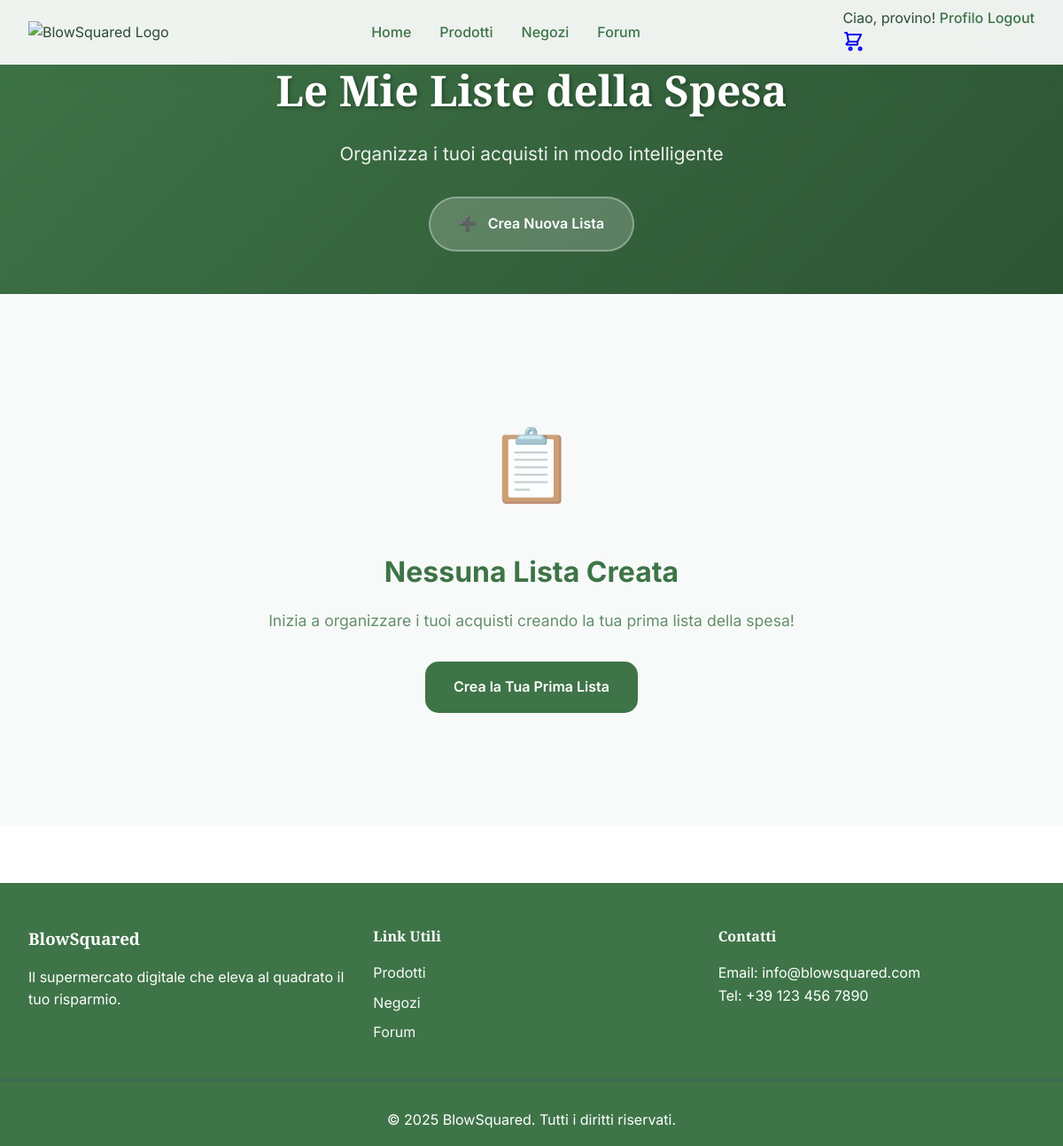
/utenti/liste-spesa/ (signed in), run on an earlier commit of the app's database.
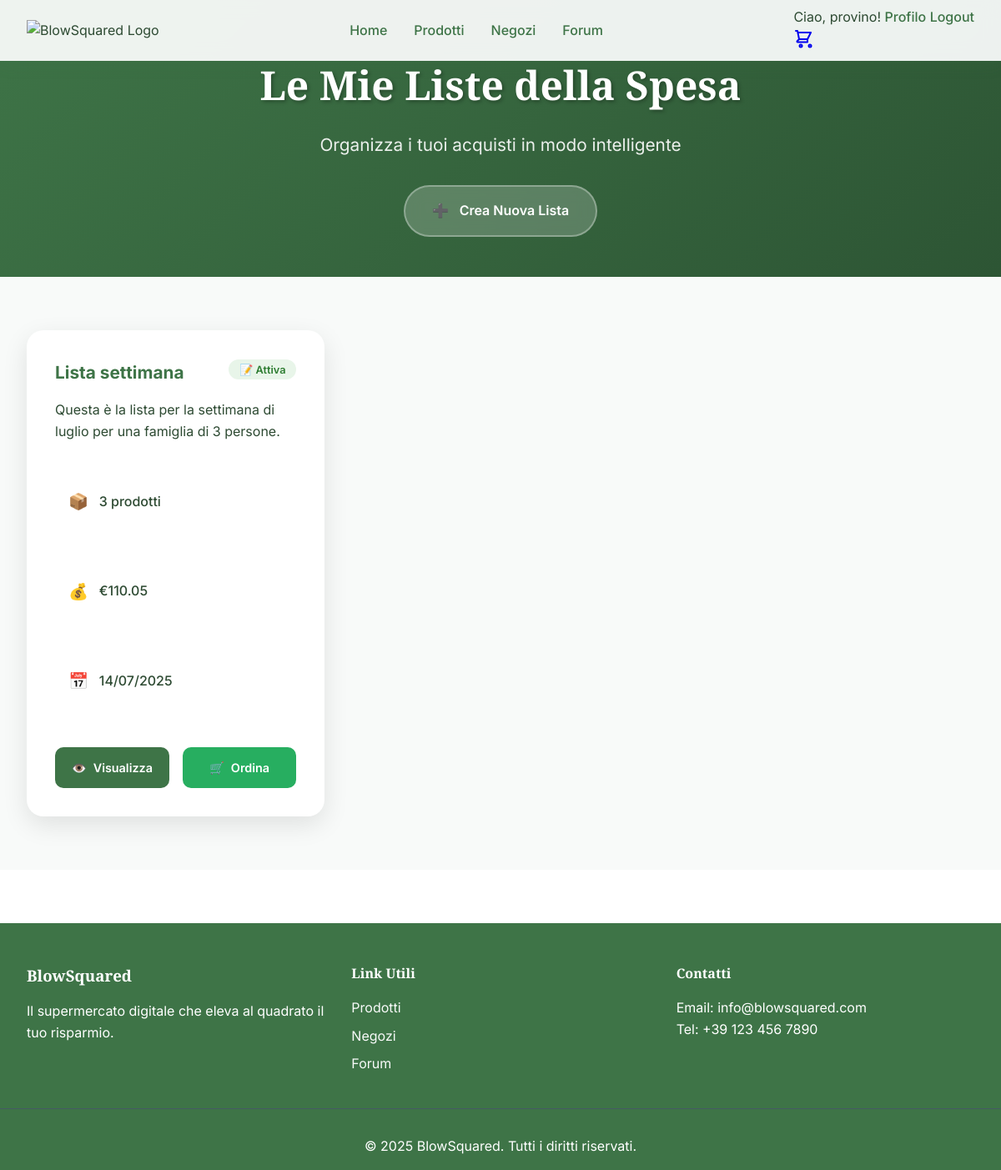
And on a later commit of the database.
### utenti/models.py (models this page shows, shortened)
class ListaSpesa(models.Model):
    nome = models.CharField(
        max_length=100,
        help_text="Nome della lista (es: 'Spesa settimanale', 'Cena romantica')"
    )
    utente = models.ForeignKey(
        User,
        on_delete=models.CASCADE,
        related_name='liste_spesa',
        help_text="Utente proprietario della lista"
    )
    descrizione = models.TextField(
        blank=True,
        null=True,
        help_text="Descrizione opzionale della lista"
    )
    data_creazione = models.DateTimeField(
        auto_now_add=True,
        help_text="Data di creazione della lista"
    )
    data_modifica = models.DateTimeField(
        auto_now=True,
        help_text="Data dell'ultima modifica"
    )
    completata = models.BooleanField(
        default=False,
        help_text="Indica se la lista è stata completata/acquistata"
    )
    condivisa = models.BooleanField(
        default=False,
        help_text="Indica se la lista può essere condivisa con altri utenti"
    )
    class Meta:
        verbose_name = "Lista della Spesa"
        verbose_name_plural = "Liste della Spesa"
        ordering = ['-data_modifica', '-data_creazione']
    @property
    def numero_prodotti(self):
        return self.elementi.count()
    @property
    def prezzo_stimato(self):
        totale = 0
        for elemento in self.elementi.all():
            prezzo_prodotto = elemento.prodotto.prezzo
            if elemento.prodotto.sconto > 0:
                prezzo_prodotto = prezzo_prodotto * (100 - elemento.prodotto.sconto) / 100
            totale += prezzo_prodotto * elemento.quantita
        return totale

class ElementoLista(models.Model):
    lista = models.ForeignKey(
        ListaSpesa,
        on_delete=models.CASCADE,
        related_name='elementi'
    )
    prodotto = models.ForeignKey('prodotti.Prodotto', on_delete=models.CASCADE)
    quantita = models.PositiveIntegerField(default=1)
    note = models.TextField(blank=True, null=True)
    priorita = models.IntegerField(default=0, choices=[
        (0, 'Normale'),
        (1, 'Alta'),
        (2, 'Urgente')
    ])
    data_aggiunta = models.DateTimeField(auto_now_add=True)
    class Meta:
        unique_together = ('lista', 'prodotto')
        verbose_name = 'Elemento Lista'
        verbose_name_plural = 'Elementi Lista'
        ordering = ['-priorita', 'data_aggiunta']

### prodotti/models.py (models this page shows, shortened)
class Prodotto(models.Model):
    CATEGORIE = [
        ('latticini', 'Latticini'),
        ('carne', 'Carne e Pesce'),
        ('fresco', 'Fresco (Pesce e Frutti di Mare)'),
        ('verdura', 'Verdura'),
        ('frutta', 'Frutta'),
        ('conserve', 'Conserve e Sottoli'),
        ('pasta', 'Pasta e Riso'),
        ('olio', 'Olio e Condimenti'),
        ('spezie', 'Spezie e Aromi'),
        ('proteine', 'Proteine Vegetali'),
        ('snack', 'Snack e Merende'),
        ('cereali', 'Cereali e Derivati'),
        ('bevande', 'Bevande'),
        ('dolci', 'Dolci e Snack'),
        ('surgelati', 'Surgelati'),
        ('altro', 'Altro'),
    ]
    nome = models.CharField(max_length=200)
    marca = models.CharField(max_length=100)
    categoria = models.CharField(max_length=50, choices=CATEGORIE)
    descrizione = models.TextField(blank=True)
    codice_a_barre = models.CharField(max_length=50, unique=True)
    peso = models.CharField(max_length=50)
    data_scadenza = models.DateField()
    foto = models.ImageField(upload_to='prodotti/', blank=True)
    valori_nutrizionali = models.JSONField(default=dict, blank=True)
    prezzo = models.DecimalField(max_digits=8, decimal_places=2)
    sconto = models.DecimalField(max_digits=5, decimal_places=2, default=0,
                                validators=[MinValueValidator(0), MaxValueValidator(70)])
    stock = models.PositiveIntegerField(default=0)
    ingredienti = models.TextField(blank=True)
    numero_recensioni = models.PositiveIntegerField(default=0)
    negozi = models.ManyToManyField(
        'negozi.Negozio',
        related_name='prodotti_disponibili',
        blank=True,
        help_text="Negozi dove questo prodotto è disponibile. Lascia vuoto per renderlo disponibile in tutti i negozi."
    )

### utenti/views.py (the view)
# urls.py: path('liste-spesa/', views.liste_spesa_view, name='liste_spesa'),
@login_required
def liste_spesa_view(request):
    from .models import ListaSpesa
    try:
        liste_spesa = ListaSpesa.objects.filter(utente=request.user).order_by('-data_modifica')
        context = {
            'liste_spesa': liste_spesa,
        }
        return render(request, 'utenti/liste_spesa.html', context)
    except Exception:
        messages.error(request, 'Sistema liste non ancora configurato. Esegui le migrazioni.')
        return redirect('utenti:profile')

### utenti/templates/utenti/liste_spesa.html (shortened to what this page needs)
{% extends 'base.html' %}
{% load static %}
{% block content %}
<section class="lists-header-section">
  <div class="lists-header-container">
    <h1 class="lists-title">Le Mie Liste della Spesa</h1>
    <p class="lists-subtitle">Organizza i tuoi acquisti in modo intelligente</p>
    <a href="{% url 'utenti:crea_lista' %}" class="btn-create-list">
      <span class="btn-icon">➕</span>
      Crea Nuova Lista
    </a>
  </div>
</section>
<section class="lists-content-section">
  <div class="lists-container">
    {% if liste_spesa %}
      <div class="lists-grid">
        {% for lista in liste_spesa %}
        <div class="list-card {% if lista.completata %}completed{% endif %}">
          <div class="list-header">
            <h3 class="list-name">{{ lista.nome }}</h3>
            <div class="list-status">
              {% if lista.completata %}
                <span class="status-badge completed">✅ Completata</span>
              {% else %}
                <span class="status-badge active">📝 Attiva</span>
              {% endif %}
            </div>
          </div>
          {% if lista.descrizione %}
          <p class="list-description">{{ lista.descrizione|truncatechars:100 }}</p>
          {% endif %}
          <div class="list-stats">
            <div class="stat-item">
              <span class="stat-icon">📦</span>
              <span class="stat-text">{{ lista.numero_prodotti }} prodotti</span>
            </div>
            <div class="stat-item">
              <span class="stat-icon">💰</span>
              <span class="stat-text">€{{ lista.prezzo_stimato|floatformat:2 }}</span>
            </div>
            <div class="stat-item">
              <span class="stat-icon">📅</span>
              <span class="stat-text">{{ lista.data_modifica|date:"d/m/Y" }}</span>
            </div>
          </div>
          <div class="list-actions">
            <a href="{% url 'utenti:dettaglio_lista' lista.id %}" class="btn-action primary">
              <span class="btn-icon">👁️</span>
              Visualizza
            </a>
            {% if not lista.completata %}
            <a href="{% url 'utenti:ordina_lista' lista.id %}" class="btn-action success">
              <span class="btn-icon">🛒</span>
              Ordina
            </a>
            {% endif %}
          </div>
        </div>
        {% endfor %}
      </div>
    {% else %}
      <div class="empty-state">
        <div class="empty-icon">📋</div>
        <h3>Nessuna Lista Creata</h3>
        <p>Inizia a organizzare i tuoi acquisti creando la tua prima lista della spesa!</p>
        <a href="{% url 'utenti:crea_lista' %}" class="btn-create-first">
          Crea la Tua Prima Lista
        </a>
      </div>
    {% endif %}
  </div>
</section>
{% endblock %}
{% block extra_css %}
<link rel="stylesheet" href="{% static 'css/liste-spesa.css' %}">
{% endblock %}

### BlowSquared/templates/base.html (shortened to what this page needs)
{% load static %}
<!DOCTYPE html>
<html lang="it">
<head>
  <link rel="stylesheet" href="{% static 'css/style.css' %}?v=1.2">
  <link rel="stylesheet" href="{% static 'css/home.css' %}?v=1.2">
  <link rel="stylesheet" href="{% static 'css/prodotti.css' %}?v=1.2">
  {% block extra_css %}{% endblock %}
</head>
<body>
  {% include 'includes/navbar.html' %}
  <main>
    {% block content %}{% endblock %}
  </main>
  {% include 'includes/footer.html' %}
</body>
</html>

### BlowSquared/templates/includes/navbar.html (shortened to what this page needs)
{% load static %}
<nav class="navbar">
  <div class="nav-container">
    <div class="nav-logo">
      <img src="{% static 'img/logo.png' %}" alt="BlowSquared Logo" class="logo-img">
    </div>
    <div class="nav-menu">
      <a href="{% url 'home' %}" class="nav-link">Home</a>
      {% if user.is_authenticated and user.profilo.negozio_preferito %}
        <a href="{% url 'prodotti:list' %}" class="nav-link">Prodotti</a>
      {% else %}
        <a href="{% url 'negozi:seleziona_negozio' %}" class="nav-link" title="Seleziona prima un negozio">Prodotti</a>
      {% endif %}
      <a href="{% url 'negozi:seleziona_negozio' %}" class="nav-link">Negozi</a>
      {% if user.is_authenticated %}
        <a href="{% url 'forum:home' %}" class="nav-link">Forum</a>
      {% endif %}
    </div>
    <div class="nav-auth">
      {% if user.is_authenticated %}
        <div class="user-menu">
          <span class="user-greeting">Ciao, {{ user.username }}!</span>
          {% if user.dipendente %}
            <a href="{% url 'dipendenti:dashboard' %}" class="nav-link">Dashboard</a>
          {% elif user.dirigente %}
            <a href="{% url 'dirigenti:dashboard' %}" class="nav-link">Dashboard</a>
          {% else %}
            <a href="{% url 'utenti:profile' %}" class="nav-link">Profilo</a>
          {% endif %}
          <a href="{% url 'utenti:logout' %}" class="nav-link logout-link">Logout</a>
        </div>
      {% endif %}
      <div class="nav-cart">
        {% if user.is_authenticated %}
          <a href="{% url 'carrello:visualizza' %}" class="cart-link" title="Vai al carrello">
        {% else %}
          <a href="{% url 'utenti:signup' %}" class="cart-link" title="Registrati per usare il carrello">
        {% endif %}
          <div class="cart-icon-container">
          </div>
        </a>
      </div>
    </div>
  </div>
</nav>

### BlowSquared/templates/includes/footer.html
<footer class="footer">
  <div class="footer-container">
    <div class="footer-section">
      <h3>BlowSquared</h3>
      <p>Il supermercato digitale che eleva al quadrato il tuo risparmio.</p>
    </div>
    <div class="footer-section">
      <h4>Link Utili</h4>
      <ul>
        <li><a href="{% url 'prodotti:list' %}">Prodotti</a></li>
        <li><a href="{% url 'negozi:seleziona_negozio' %}">Negozi</a></li>
        <li><a href="{% url 'forum:home' %}">Forum</a></li>
      </ul>
    </div>
    <div class="footer-section">
      <h4>Contatti</h4>
      <p>Email: info@blowsquared.com</p>
      <p>Tel: +39 123 456 7890</p>
    </div>
  </div>
  <div class="footer-bottom">
    <p>&copy; 2025 BlowSquared. Tutti i diritti riservati.</p>
  </div>
</footer>

### static/css/style.css (style rules this page uses)
:root { --primary-color: rgb(62, 116, 71); --secondary-color: rgb(222, 174, 82); --accent-color: rgb(45, 85, 52); --light-color: #f8faf9; --dark-color: #2d4a32; --font-primary: 'Playfair Display', serif; --font-secondary: 'Inter', sans-serif; }
* { margin: 0; padding: 0; box-sizing: border-box; }
body { font-family: var(--font-secondary); line-height: 1.6; color: var(--dark-color); }
.navbar { background: rgba(248, 250, 249, 0.95); backdrop-filter: blur(10px); box-shadow: 0 2px 20px rgba(62, 116, 71, 0.15); position: fixed; top: 0; width: 100%; z-index: 1000; padding: 0.5rem 0; transition: all 0.3s ease; }
.nav-container { max-width: 1200px; margin: 0 auto; display: flex; align-items: center; justify-content: space-between; padding: 0 2rem; }
.nav-logo .logo-img { height: 60px; width: auto; transition: all 0.3s ease; }
.nav-menu { display: flex; gap: 2rem; flex: 1; justify-content: center; }
.nav-link { text-decoration: none; color: var(--primary-color); font-weight: 500; transition: color 0.3s ease; position: relative; }
.nav-link::after { content: ''; position: absolute; bottom: -5px; left: 0; width: 0; height: 2px; background: var(--secondary-color); transition: width 0.3s ease; }
.footer { background: var(--primary-color); color: white; padding: 3rem 0 1rem; margin-top: 4rem; }
.footer-container { max-width: 1200px; margin: 0 auto; display: grid; grid-template-columns: repeat(auto-fit, minmax(250px, 1fr)); gap: 2rem; padding: 0 2rem; }
.footer-section h3, .footer-section h4 { font-family: var(--font-primary); margin-bottom: 1rem; }
.footer-section ul { list-style: none; }
.footer-section ul li { margin-bottom: 0.5rem; }
.footer-section a { color: var(--light-color); text-decoration: none; transition: color 0.3s ease; }
.footer-bottom { text-align: center; margin-top: 2rem; padding-top: 2rem; border-top: 1px solid #455a64; }

### static/css/home.css (style rules this page uses)
.stat-item { text-align: center; transition: transform 0.3s ease; padding: 2rem 1rem; }

### static/css/liste-spesa.css (style rules this page uses)
.lists-header-section { background: linear-gradient(135deg, var(--primary-color) 0%, var(--accent-color) 100%); color: white; padding: 4rem 0 3rem; text-align: center; }
.lists-header-container { max-width: 1400px; margin: 0 auto; padding: 0 2rem; }
.lists-title { font-family: var(--font-primary); font-size: 3rem; font-weight: 900; margin-bottom: 1rem; text-shadow: 2px 2px 4px rgba(0, 0, 0, 0.3); }
.lists-subtitle { font-size: 1.3rem; margin-bottom: 2rem; opacity: 0.9; }
.btn-create-list { background: rgba(255, 255, 255, 0.2); color: white; border: 2px solid rgba(255, 255, 255, 0.3); padding: 1rem 2rem; border-radius: 50px; font-weight: 600; text-decoration: none; display: inline-flex; align-items: center; gap: 0.8rem; transition: all 0.3s ease; backdrop-filter: blur(10px); }
.lists-content-section { padding: 4rem 0; background: var(--light-color); }
.lists-container { max-width: 1400px; margin: 0 auto; padding: 0 2rem; }
.lists-grid { display: grid; grid-template-columns: repeat(auto-fill, minmax(350px, 1fr)); gap: 2rem; }
.list-card { background: white; border-radius: 20px; padding: 2rem; box-shadow: 0 10px 30px rgba(0, 0, 0, 0.1); border: 2px solid transparent; transition: all 0.3s ease; }
.list-header { display: flex; justify-content: space-between; align-items: flex-start; margin-bottom: 1rem; }
.list-name { font-size: 1.3rem; font-weight: 700; color: var(--primary-color); margin: 0; }
.status-badge { padding: 0.3rem 0.8rem; border-radius: 15px; font-size: 0.8rem; font-weight: 600; }
.status-badge.active { background: #e8f5e9; color: #2e7d32; }
.list-description { color: var(--dark-color); margin-bottom: 1.5rem; line-height: 1.6; }
.list-stats { display: flex; flex-direction: column; gap: 0.8rem; margin-bottom: 2rem; }
.stat-item { display: flex; align-items: center; gap: 0.8rem; }
.stat-icon { font-size: 1.2rem; }
.stat-text { font-weight: 500; color: var(--dark-color); }
.list-actions { display: flex; gap: 1rem; }
.btn-action { flex: 1; padding: 0.8rem 1rem; border-radius: 10px; text-decoration: none; font-weight: 600; font-size: 0.9rem; text-align: center; display: flex; align-items: center; justify-content: center; gap: 0.5rem; transition: all 0.3s ease; }
.btn-action.primary { background: var(--primary-color); color: white; }
.btn-action.success { background: #27ae60; color: white; }

What changed in the data, as far as the page shows it:
added ListaSpesa: nome "Lista settimana", completata "📝 Attiva", descrizione "Questa è la lista per la settimana di luglio per una famiglia di 3 persone.", numero_prodotti "3", prezzo_stimato "110.05", data_modifica "14/07/2025"
Also different on the page:
text no longer shown: "📋 Nessuna Lista Creata Inizia a organizzare i tuoi acquisti creando la tua prima lista della spesa! Crea la Tua Prima Lista"
